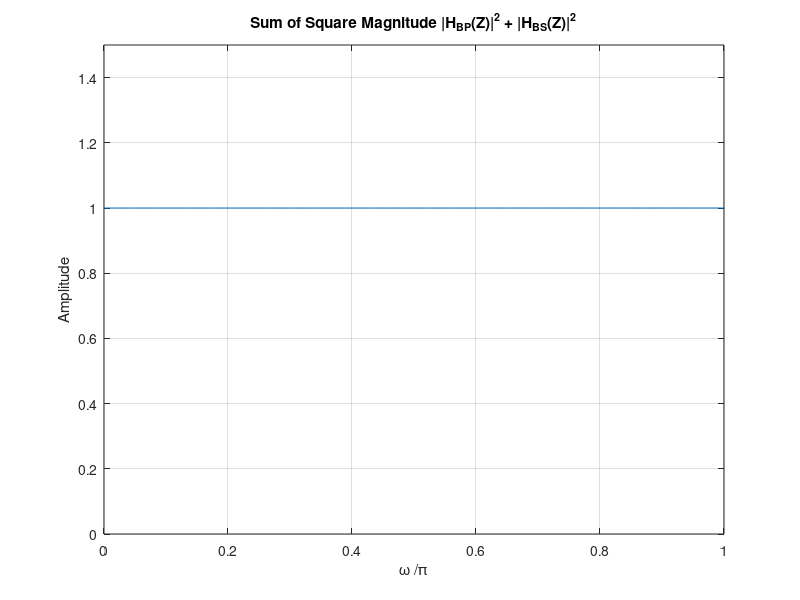

Recreate this plot in MATLAB.
% Program Q4_14c
clear;

w = 0:2*pi/511:2*pi;

num1=[.19360 0 -.19360];
den1=[1 .54626 .6128];

num2 = [.8064 .546255 .8064];
den2 = [1 .54626 .6128];

h1 = freqz(num1, den1, w);
h2 = freqz(num2, den2, w);
y = (abs(h1).^2) + (abs(h2).^2);
plot(w/pi,y);
axis([0 1 0 1.5])
grid;
title('Sum of Square Magnitude |H_{BP}(Z)|^2 + |H_{BS}(Z)|^2');
xlabel('\omega /\pi');
ylabel('Amplitude');
